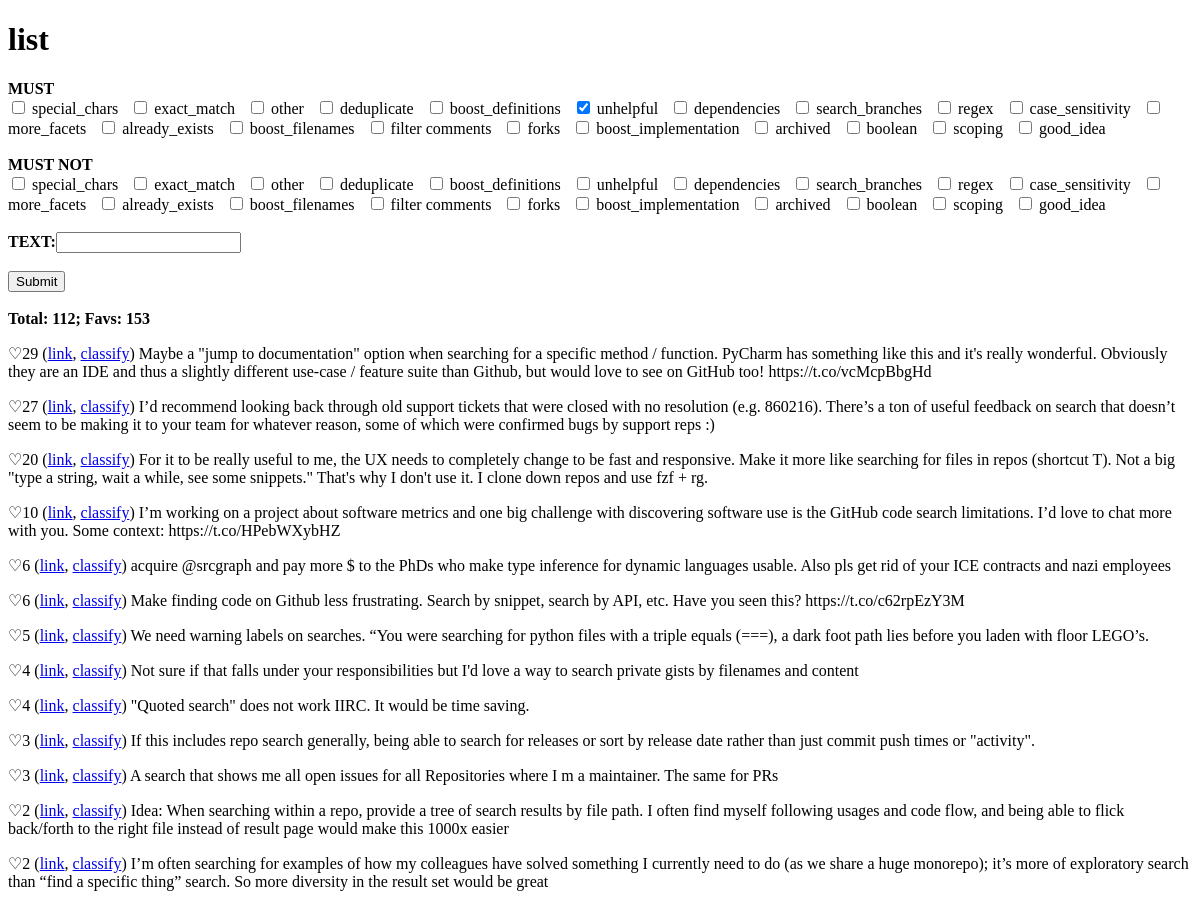
Before: /list/?must=unhelpful (upper part) with the older database file.
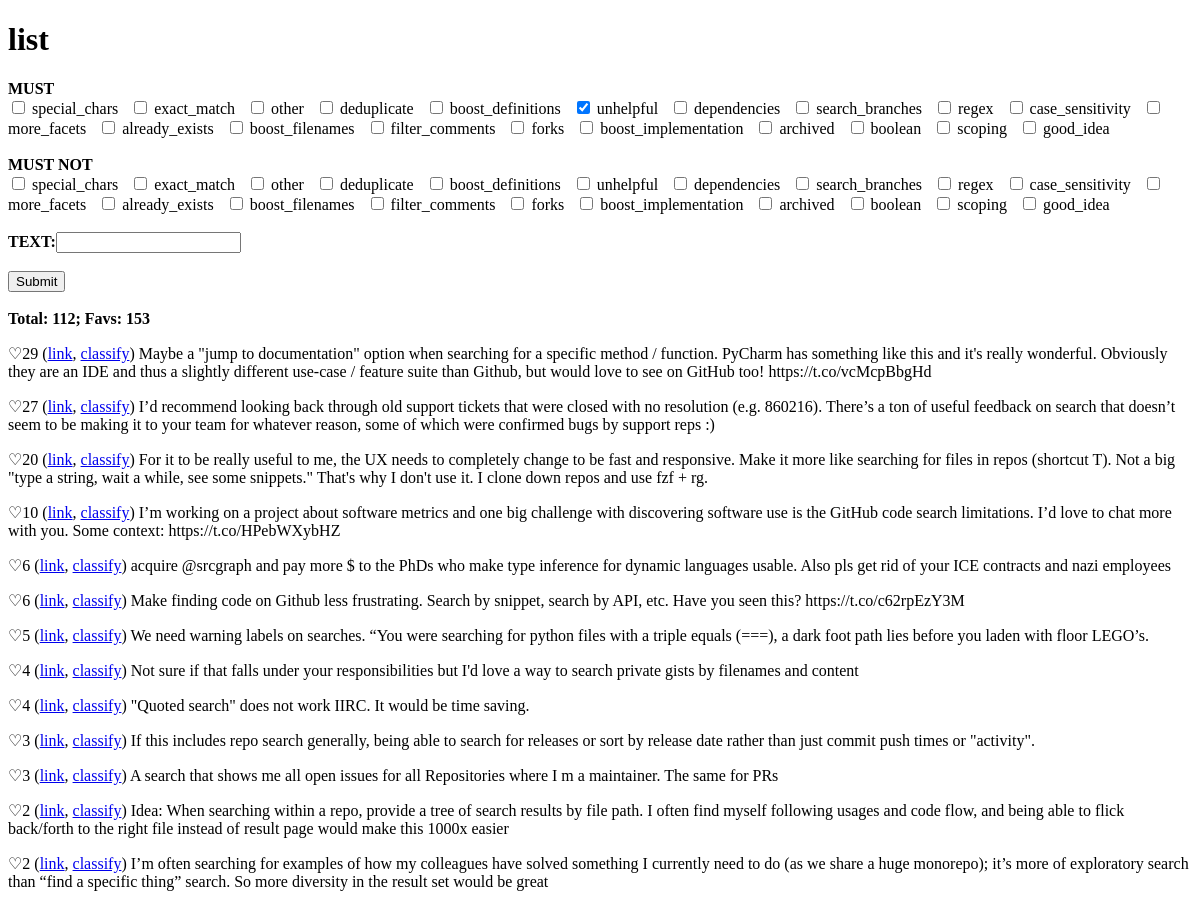
After: the same page with the newer database file.
### thing/models.py (models this page shows, shortened)
class Topic(models.Model):
    description = models.CharField(max_length=200)
    short_name = models.CharField(max_length=40, unique=True)
    tweets = models.ManyToManyField(Tweet, related_name='topics')

### thing/views.py (the view)
# urls.py: path('list/', views.list, name='list'),
def list(request):
    if request.method == 'POST':
        musts = get_must_must_not_topics(request.POST, 'must')
        must_nots = get_must_must_not_topics(request.POST, 'must_not')
        text = request.POST.get('text', '')
        return redirect(f'/list/?must={musts}&must_not={must_nots}&text={text}')
    else:  # GET
        musts = remove_empty_str(request.GET.get('must', '').split(','))
        must_nots = remove_empty_str(request.GET.get('must_not', '').split(','))
        text = request.GET.get('text','')
    tweets = Tweet.objects.all()
    for must in musts:
        tweets = tweets.filter(topics__short_name=must)
    if must_nots:
        tweets = tweets.exclude(topics__short_name__in=must_nots)
    if text:
        tweets = tweets.filter(full_text__contains=text)
    tweets = tweets.order_by('-favorite_count', 'created_at')
    topics = Topic.objects.all().annotate(favs=Sum('tweets__favorite_count')).order_by('-favs')
    context = {
        'musts': musts,
        'must_nots': must_nots,
        'text': text,
        'num': tweets.count(),
        'favs': tweets.aggregate(Sum('favorite_count'))['favorite_count__sum'],
        'topics': topics,
        'tweets': tweets,
    }
    template = loader.get_template('thing/list.html')
    return HttpResponse(template.render(context, request))

### thing/views.py (called while the page is built)
def remove_empty_str(strings):
    return [s for s in strings if s != '']

### thing/templates/thing/list.html (shortened to what this page needs)
<!DOCTYPE html>
<html lang="en">
<head>
</head>
<body>
<h1>list</h1>
<form method="post">
    <b>MUST</b><br>
{% for topic in topics %}
    <input type="checkbox" id="must.{{ topic.short_name }}" name="must.{{ topic.short_name }}" value="true"  {% if topic.short_name in musts %} checked {% else %}  {% endif %}>
    <label for="{{ topic.short_name }}">{{ topic.short_name }}</label>&nbsp;&nbsp;
{% endfor %}<br><br>
        <b>MUST NOT</b><br>
{% for topic in topics %}
    <input type="checkbox" id="must_not.{{ topic.short_name }}" name="must_not.{{ topic.short_name }}" value="true"  {% if topic.short_name in must_nots %} checked {% else %}  {% endif %}>
    <label for="{{ topic.short_name }}">{{ topic.short_name }}</label>&nbsp;&nbsp;
{% endfor %}<br><br>
<label for="text"><b>TEXT:</b></label><input type="text" id="text" name="text" value="{{ text }}"><br><br>
<input type="submit" value="Submit">
</form><br>
<b>Total: {{ num }}; Favs: {{ favs }}</b>
{% for tweet in tweets %}
<p>
    ♡️{{tweet.favorite_count}} (<a href="https://twitter.com/JnBrymn/status/{{tweet.slack_id}}">link</a>, <a href="/classify/{{tweet.slack_id}}">classify</a>) {{tweet.full_text}}<br>
</p>
{% endfor %}
</body>
</html>

Changed rows visible on the page:
changed Topic: short_name "filter comments" → "filter_comments"
